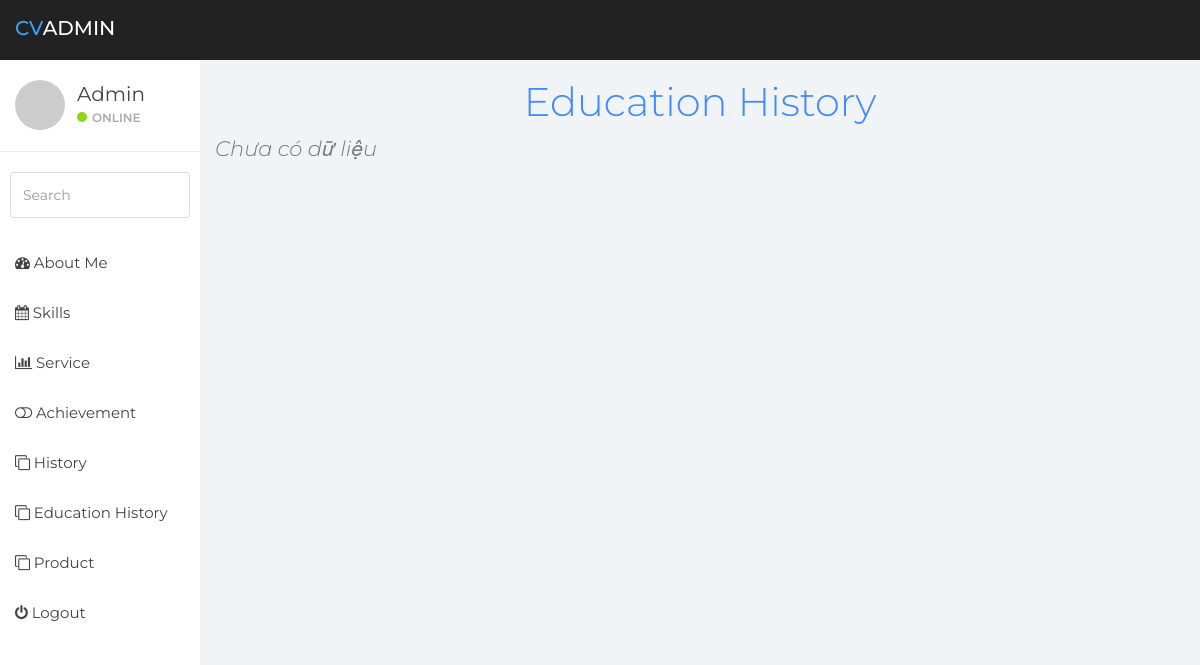
Page /adminpage/adminEduHistory.php on the earlier database version.
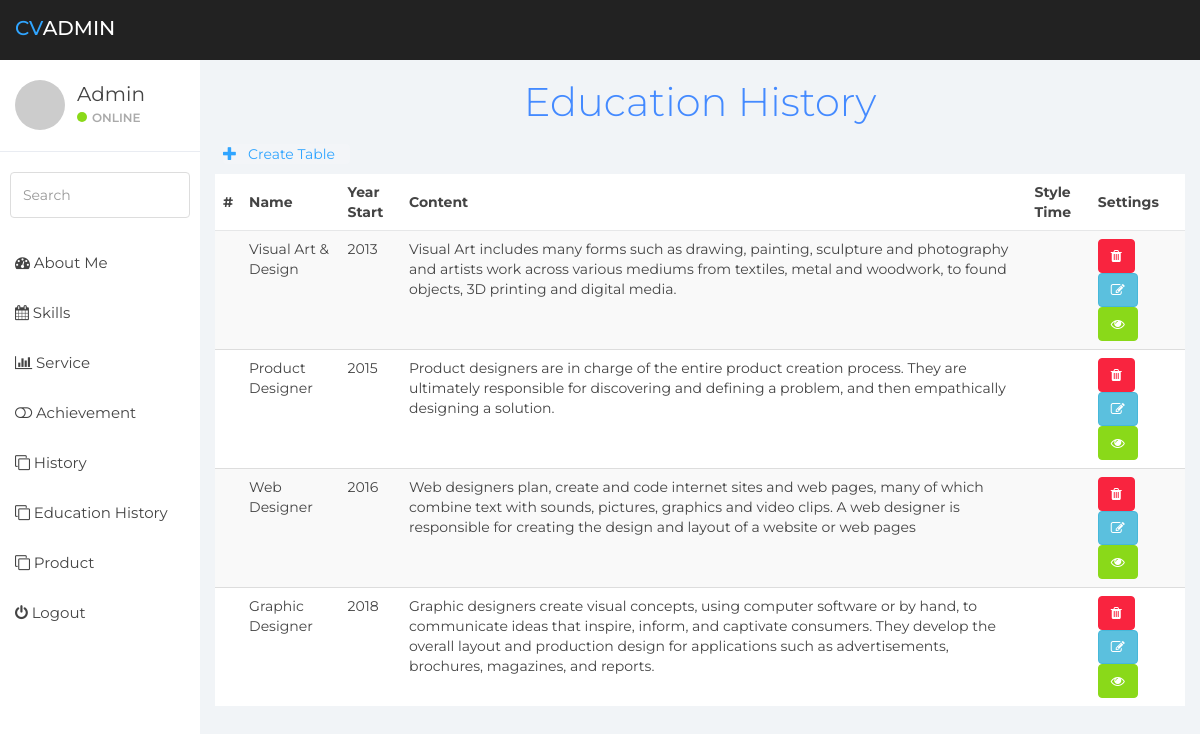
Same page on the later database version.
### tables this page shows
create table education_history
(
	educationId int primary key AUTO_INCREMENT,
    name varchar(30) not null,
	content varchar(999) not null,
	year_start int not null,
	course_time varchar(10) not null,
	userId int,
	foreign key (userId) references users(userId)
);

### adminpage/adminEduHistory.php (the view, shortened to what this page needs)
<!DOCTYPE html>
<html>
<head>
    <link href="../resources/admin/css/bootstrap.min.css" rel="stylesheet">
    <link href="../resources/admin/css/font-awesome.min.css" rel="stylesheet">
    <link href="../resources/admin/css/datepicker3.css" rel="stylesheet">
    <link href="../resources/admin/css/styles.css" rel="stylesheet">
</head>
<body>
    <nav class="navbar navbar-custom navbar-fixed-top" role="navigation">
        <div class="container-fluid">
            <div class="navbar-header">
                   <a class="navbar-brand" href="#"><span>CV</span>Admin</a>
            </div>
        </div>
    </nav>
    <div id="sidebar-collapse" class="col-sm-3 col-lg-2 sidebar">
        <div class="profile-sidebar">
            <div class="profile-userpic">
                <img src="http://placehold.it/50/30a5ff/fff" class="img-responsive" alt="">
            </div>
            <div class="profile-usertitle">
               <div class="profile-usertitle-name">Admin</div>
                <div class="profile-usertitle-status"><span class="indicator label-success"></span>Online</div>
            </div>
        </div>
        <form role="search">
            <div class="form-group">
                <input type="text" id="myInput" onkeyup="myFunction()" class="form-control" placeholder="Search">
            </div>
        </form>
        <ul class="nav menu">
            <li><a href="adminAbout.php"><em class="fa fa-dashboard">&nbsp;</em>About Me</a></li>
            <li><a href="adminSkills.php"><em class="fa fa-calendar">&nbsp;</em>Skills</a></li>
            <li><a href="adminService.php"><em class="fa fa-bar-chart">&nbsp;</em>Service</a></li>
            <li><a href="adminAchievement.php"><em class="fa fa-toggle-off">&nbsp;</em>Achievement</a></li>
            <li><a href="adminHistory.php"><em class="fa fa-clone">&nbsp;</em>History</a></li>
            <li><a href="adminEduHistory.php"><em class="fa fa-clone">&nbsp;</em>Education History</a></li>
            <li><a href="adminProduct.php"><em class="fa fa-clone">&nbsp;</em>Product</a></li>
            <li><a href="../home.php"><em class="fa fa-power-off">&nbsp;</em>Logout</a></li>
        </ul>
    </div>
    <div class="col-sm-9 col-sm-offset-3 col-lg-10 col-lg-offset-2 main">
        <h1 style="color: #448aff;text-align: center;">Education History</h1>
     <?php
        require_once "../database/connect.php";
        $sql = "SELECT * FROM education_history";
         if($result = mysqli_query($conn, $sql)){
            if(mysqli_num_rows($result) > 0){
            echo "<table class='table table-striped'>";
                echo "<div class='dropdown'>";
                    echo "<a class='btn-top' style='margin-right: 15px;text-align: right' href='/CV_Project/CRUD/education_history/create_educationT.php' class='btn btn-primary btn-success'> <span class='glyphicon glyphicon-plus'></span> &nbsp Create Table</a>";
                echo "</div>";
                echo "<thead>";
                    echo "<tr class='row-name'>";
                        echo "<th>#</th>";
                        echo "<th>Name</th>";
                        echo "<th>Year Start</th>";
                        echo "<th>Content</th>";
                        echo "<th>Style Time</th>";
                        echo "<th>Settings</th>";
                    echo "</tr>";
                echo "</thead>";
                echo "<tbody id='myTable'>";
                while($row = mysqli_fetch_array($result)){
                    echo "<tr class='ow-content'>";
                        echo "<td>". $row['id'] ."</td>";
                        echo "<td>". $row['name'] ."</td>";
                        echo "<td>". $row['year_start'] ."</td>";
                        echo "<td>". $row['content'] ."</td>";
                        echo "<td>". $row['style_time'] ."</td>";
                        echo "<td>";
                            echo "<a class='btn btn-danger edit' href='/CV_Project/CRUD/education_history/delete_educationT.php?id=".$row['id']."' aria-label='Settings'>
                               <i class='fa fa-trash' aria-hidden='true '></i></a>";
                            echo "<a class='btn btn-info edit ' href='/CV_Project/CRUD/education_history/edit_educationT.php?id=".$row['id']."' aria-label='Settings'>
                                <i class='fa fa-pencil-square-o ' aria-hidden='true '></i></a> ";
                            echo "<a class='btn btn-success edit ' href='/CV_Project/CRUD/education_history/read_educationT.php?id=".$row['id']."' aria-label='Settings'>
                                <i class='fa fa-eye' aria-hidden='true '></i></a> ";
                        echo "</td>";
                    echo "</tr>";
                }
                echo "</tbody>";
            echo "</table>";
                } else{
                    echo "<p class='lead'><em>Chưa có dữ liệu</em></p>";
                }
            } else{
            echo "Lỗi xảy ra $sql. " . mysqli_error($conn);
        }
    ?>
    </div>
</body>
</html>

### resources/admin/css/styles.css (style rules this page uses)
body { background: #f1f4f7; padding-top: 60px; font-size: 14px; color: #444444; font-family: "Montserrat", "Helvetica Neue", Helvetica, Arial, sans-serif; }
a, a:hover, a:focus { color: #30a5ff; }
h1, h2, h3, h4, h5, h6 { color: #444444; }
h1 { font-weight: 300; font-size: 40px; }
input.form-control { border: 1px solid #ddd; box-shadow: none; height: 46px; }
.navbar-custom { background: #222; height: 60px; }
.navbar-header .navbar-brand { color: #fff; font-size: 20px; text-transform: uppercase; font-weight: 500; height: 60px; padding-top: 18px; }
.navbar-header .navbar-brand span { color: #30a5ff; }
.dropdown { background: rgba(255, 255, 255, 0.1); float: left; margin: 10px 8px; padding: 0px; border-radius: 4px; }
.btn-success, .btn-success:hover, .btn-success:focus, .btn-success:active, .btn-success.active, .open > .dropdown-toggle.btn-success, .btn-success.disabled, .btn-success[disabled], fieldset[disabled] .btn-success, .btn-success.disabled:hover, .btn-success[disabled]:hover, fieldset[disabled] .btn-success:hover, .btn-success.disabled:focus, .btn-success[disabled]:focus, fieldset[disabled] .btn-success:focus, .btn-success.disabled:active, .btn-success[disabled]:active, fieldset[disabled] .btn-success:active, .btn-success.disabled.active, .btn-success[disabled].active, fieldset[disabled] .btn-success.active { background-color: #8ad919; border-color: #8ad919; }
.btn-danger, .btn-danger:hover, .btn-danger:focus, .btn-danger:active, .btn-danger.active, .open > .dropdown-toggle.btn-danger, .btn-danger.disabled, .btn-danger[disabled], fieldset[disabled] .btn-danger, .btn-danger.disabled:hover, .btn-danger[disabled]:hover, fieldset[disabled] .btn-danger:hover, .btn-danger.disabled:focus, .btn-danger[disabled]:focus, fieldset[disabled] .btn-danger:focus, .btn-danger.disabled:active, .btn-danger[disabled]:active, fieldset[disabled] .btn-danger:active, .btn-danger.disabled.active, .btn-danger[disabled].active, fieldset[disabled] .btn-danger.active { background-color: #f9243f; border-color: #f9243f; }
.label-success { background-color: #8ad919; }
.navbar { border: 0; }
.sidebar { display: block; padding: 0; display: none; box-shadow: none; background: #fff; }
.sidebar ul { margin: 20px 0px; }
.sidebar form { padding: 10px 0 0 0; margin: 10px 10px 20px 10px; }
@media (min-width: 768px) { .sidebar { display: block; position: fixed; top: 60px; bottom: 0; left: 0; z-index: 1000; display: block; margin: 0; padding: 0; overflow-x: hidden; overflow-y: auto; } }
@media (min-width: 768px) { .navbar-header { width: 100%; } }
.sidebar ul.nav li a { height: 50px; font-size: 15px; line-height: 2em; color: #444444; }
.profile-sidebar { padding: 10px 0; border-bottom: 1px solid #e9ecf2; }
.indicator { width: 10px; height: 10px; display: inline-block; border-radius: 9999px; margin-right: 5px; }
.profile-userpic img { float: left; margin: 10px 0px 0px 15px; width: 50px; height: 50px; border-radius: 9999px !important; }
.profile-usertitle { float: left; text-align: left; margin: 10px 0 0 12px; }
.profile-usertitle-name { font-size: 20px; margin-bottom: 0px; }
.profile-usertitle-status { text-transform: uppercase; color: #AAA; font-size: 12px; font-weight: 600; margin-bottom: 15px; }
.table { background: #fff; }
.table > thead > tr > th { border-bottom: 1px solid #e6e7e8; vertical-align: middle; height: 50px; }
p { color: #777; }

Differences in the rows shown:
added education_history: name "Visual Art & Design", year_start "2013", content "Visual Art includes many forms such as drawing, painting, sculpture and photography and artists work across various mediums from textiles, metal and woodwork, to found objects, 3D printing and digital media."
added education_history: name "Product Designer", year_start "2015", content "Product designers are in charge of the entire product creation process. They are ultimately responsible for discovering and defining a problem, and then empathically designing a solution."
added education_history: name "Web Designer", year_start "2016", content "Web designers plan, create and code internet sites and web pages, many of which combine text with sounds, pictures, graphics and video clips. A web designer is responsible for creating the design and layout of a website or web pages"
added education_history: name "Graphic Designer", year_start "2018", content "Graphic designers create visual concepts, using computer software or by hand, to communicate ideas that inspire, inform, and captivate consumers. They develop the overall layout and production design for applications such as advertisements, brochures, magazines, and reports."
Other differences:
text no longer shown: "Chưa có dữ liệu"
text now shown: "Create Table # Name Year Start Content Style Time Settings"
